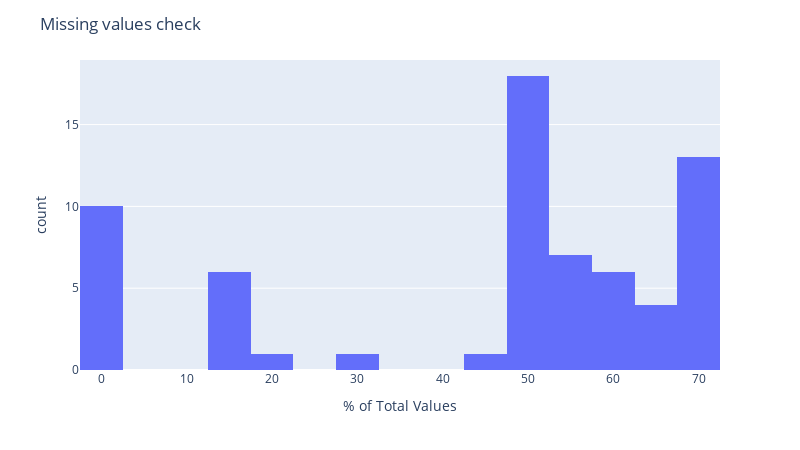

Write notebook code for a chart like this one.
### Code cell
show_miss_values(df_app_train)

### Figure 1 — Plotly figure (JSON) as saved in the notebook; plotly's stock layout.template omitted (floating-point values rounded to 4 significant figures)
{"data": [{"alignmentgroup": "True", "bingroup": "x", "hovertemplate": "% of Total Values=%{x}<br>count=%{y}<extra></extra>", "legendgroup": "", "marker": {"color": "#636efa", "pattern": {"shape": ""}}, "name": "", "nbinsx": 20, "offsetgroup": "", "orientation": "v", "showlegend": false, "type": "histogram", "x": [69.9, 69.9, 69.9, 69.4, 69.4, 69.4, 68.4, 68.4, 68.4, 68.4, 67.8, 67.8, 67.8, 66.5, 66.5, 66.5, 66, 59.4, 59.4, 59.4, 58.5, 58.5, 58.5, 56.4, 55.2, 55.2, 55.2, 53.3, 53.3, 53.3, 50.8, 50.7, 50.7, 50.7, 50.3, 50.3, 50.3, 50.2, 50.2, 50.2, 50.2, 49.8, 49.8, 49.8, 48.8, 48.8, 48.8, 48.3, 47.4, 31.3, 19.8, 13.5, 13.5, 13.5, 13.5, 13.5, 13.5, 0.4, 0.3, 0.3, 0.3, 0.3, 0.2, 0.1, 0, 0, 0], "xaxis": "x", "yaxis": "y"}], "layout": {"barmode": "relative", "height": 450, "legend": {"tracegroupgap": 0}, "margin": {"t": 60}, "title": {"text": "Missing values check"}, "width": 800, "xaxis": {"anchor": "y", "domain": [0, 1], "title": {"text": "% of Total Values"}}, "yaxis": {"anchor": "x", "domain": [0, 1], "title": {"text": "count"}}}}
